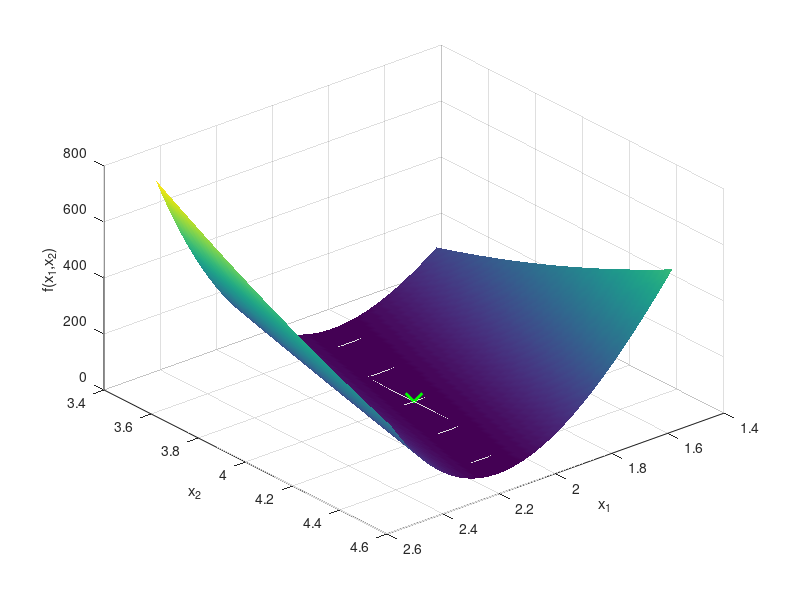

Write MATLAB code to recreate this figure.
%Visualize the Rosenbrock function
%
%Christopher Lum
%lum@uw.edu

%Version History
%05/02/20: Created
%12/25/23: Moved to YouTube GitHub

clear
clc
close all

tic

a = 2;

%We know where the optimal location is
x1Star = a;
x2Star = a^2;

%Visualize the function around this optimal
buffer = 0.5;

x1Min = x1Star - buffer;
x1Max = x1Star + buffer;
Nx1 = 100;

x2Min = x2Star - buffer;
x2Max = x2Star + buffer;
Nx2 = 75;

x1 = linspace(x1Min,x1Max,Nx1);
x2 = linspace(x2Min,x2Max,Nx2);

[X1,X2] = meshgrid(x1,x2);

F = 100*(X2 - X1.^2).^2 + (a - X1).^2;

fxStar = 100*(x2Star - x1Star^2)^2 + (a - x1Star)^2;

%Plot the function and minimum
figure
hold on
surf(X1,X2,F)
plot3(x1Star,x2Star,fxStar,'gx','MarkerSize', 12, 'LineWidth', 2)
shading interp
grid on
xlabel('x_1')
ylabel('x_2')
zlabel('f(x_1,x_2)')
view([140 40])

toc
disp('DONE!')